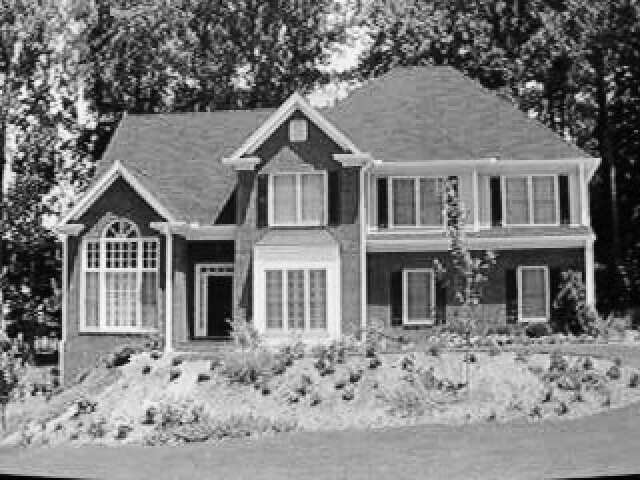
%> input picture hw3_AtharvThaker/test1.jpeg, 640 x 480 px
$ octave --eval "result = generate_gaussian_pyramid(imread('test1.jpeg'));"   (GNU Octave 9; MATLAB toolbox functions it lacks are replaced by stand-ins)
%> lines starting %> are read from the running program, lines starting %| are printed output that depends on the picture
function pyramid = generate_gaussian_pyramid(image)

% generate_gaussian_pyramind generates all the pyraminds up
% to the one pixel image.
% pyramid returns an array of images for every level

    if isempty(image)
        pyramid{1} = image;
        return;
    end

    if size(image, 3) == 3
        image = rgb2gray(image);
    end

    % adds the original image to the start of the pyramid
    pyramid{1} = image;

    while size(image, 1) > 1 || size(image, 2) > 1

        % blurs image & overwrites the old image
        image = imgaussfilt(image, 1);

        % get every other pixel, to make image smaller
        image = image(1:2:end, 1:2:end);

        % add the last created image to the pyramid
        pyramid{end + 1} = image;

    end
%> this loop made 10 passes
%> image on passes 8 to 10: [113 110 96; 118 133 124], [115 108], 113
%> pass 1, in generate_gaussian_pyramid, `image = image(1:2:end, 1:2:end);`:
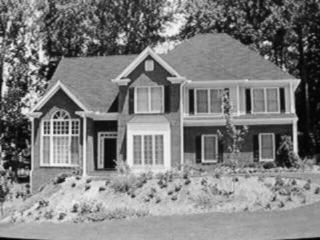
%> image: size 240x320 uint8; min 2, max 247, mean 125.6
%> pass 2, in generate_gaussian_pyramid, `image = imgaussfilt(image, 1);`:
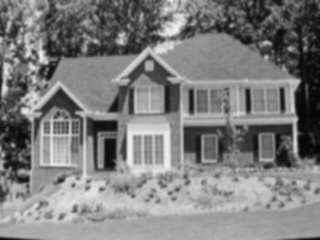
%> image: size 240x320 uint8; min 6, max 239, mean 125.6
%> pass 2, in generate_gaussian_pyramid, `image = image(1:2:end, 1:2:end);`:
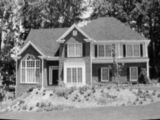
%> image: size 120x160 uint8; min 6, max 238, mean 125.6
%> after the loop, pyramid = 11 items
end
